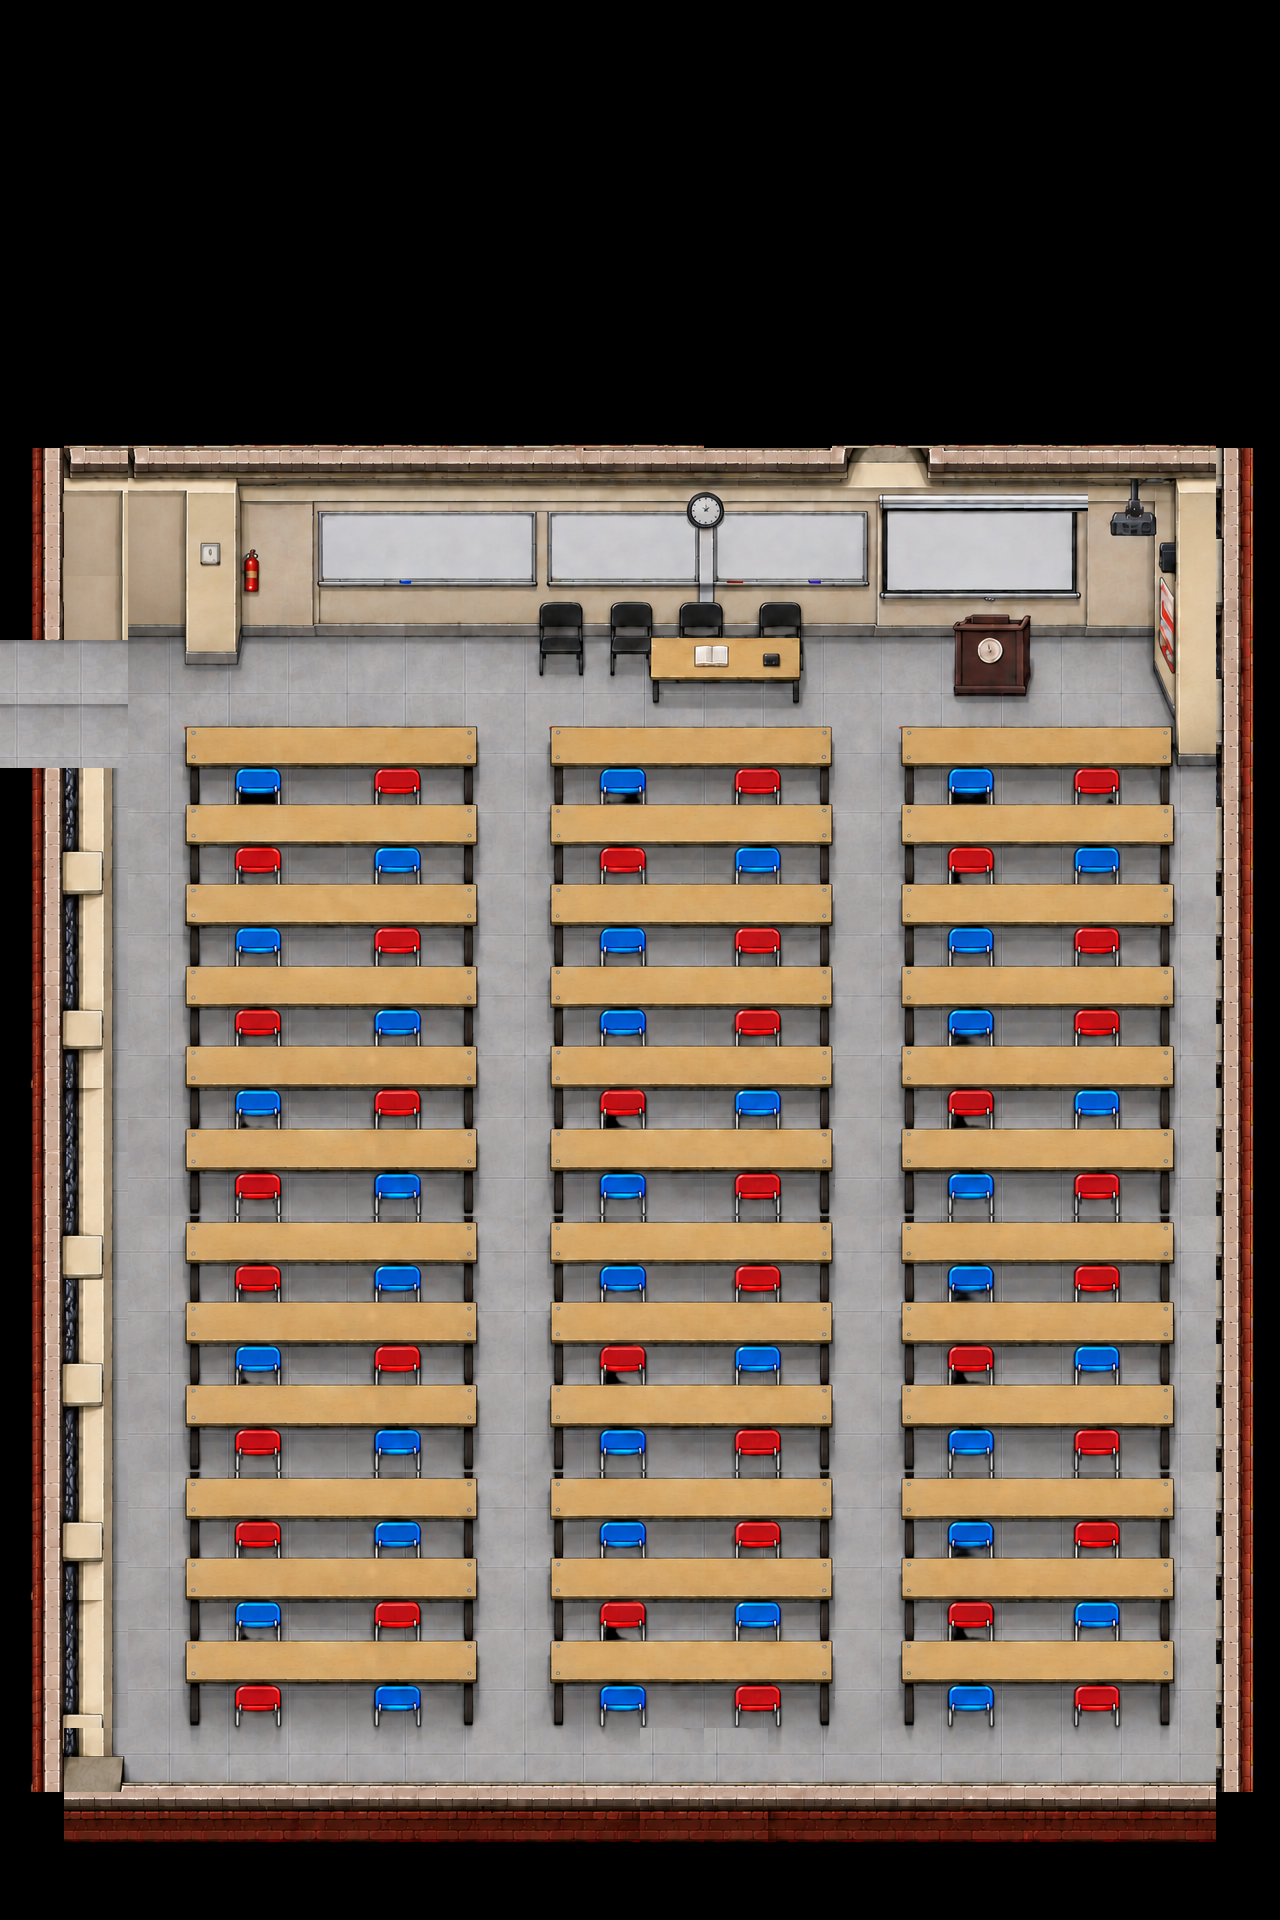

This is a level from a 2D game, rendered from its Tiled map with the project's own tilesets. A one-line summary and the complete map file follow:
An orthogonal 20x30 tile map with 64x64 px tiles, 1 tile layer (Tile Layer 1).

<map version="1.10" tiledversion="1.12.2" orientation="orthogonal" renderorder="right-down" width="20" height="30" tilewidth="64" tileheight="64" infinite="0" nextlayerid="2" nextobjectid="1">
 <tileset firstgid="1" source="../tilesets/class.tsx" />
 <layer id="1" name="Tile Layer 1" width="20" height="30">
  <data encoding="csv">
0,0,0,0,0,0,0,0,0,0,0,0,0,0,0,0,0,0,0,0,
0,0,0,0,0,0,0,0,0,0,0,0,0,0,0,0,0,0,0,0,
0,0,0,0,0,0,0,0,0,0,0,0,0,0,0,0,0,0,0,0,
0,0,0,0,0,0,0,0,0,0,0,0,0,0,0,0,0,0,0,0,
0,0,0,0,0,0,0,0,0,0,0,0,0,0,0,0,0,0,0,0,
0,0,0,0,0,0,0,0,0,0,0,0,0,0,0,0,0,0,0,0,
0,17,17,18,19,20,20,17,18,19,20,0,0,18,18,19,20,19,20,0,
146,28,28,29,30,31,32,31,31,35,36,37,38,39,40,41,41,43,44,287,
146,52,52,53,54,55,56,57,58,59,60,61,62,63,64,65,66,67,68,215,
170,52,76,77,78,79,80,81,82,83,84,85,86,87,88,89,90,91,92,239,
105,105,100,101,102,103,104,105,106,107,108,109,110,111,112,113,114,115,116,263,
105,105,124,125,126,127,128,129,130,131,132,133,134,135,136,137,138,139,140,287,
194,195,148,149,150,151,152,153,154,155,156,157,158,159,160,161,162,163,164,263,
218,219,172,173,174,175,176,177,178,179,180,181,182,183,184,185,186,187,188,287,
242,243,196,197,198,199,200,201,202,203,204,205,206,207,208,209,210,211,212,287,
266,267,220,221,222,223,224,225,226,227,228,229,230,231,232,233,234,235,236,287,
290,291,244,245,246,247,248,249,250,251,252,253,254,255,256,257,258,259,260,287,
242,243,268,269,270,271,272,273,274,275,276,277,278,279,280,281,282,283,284,287,
194,195,292,293,294,295,296,297,298,299,300,301,302,303,304,305,306,307,308,287,
218,219,220,221,222,223,224,225,226,227,228,229,230,231,232,233,234,235,236,287,
194,195,244,245,246,247,248,249,250,251,252,253,254,255,256,257,258,259,260,287,
218,219,268,269,270,271,272,273,274,275,276,277,278,279,280,281,282,283,284,287,
242,243,292,293,294,295,296,297,298,299,300,301,302,303,304,305,306,307,308,287,
266,267,220,221,222,223,224,225,226,227,228,229,230,231,232,233,234,235,236,287,
290,291,244,245,246,247,248,249,250,251,252,253,254,255,256,257,258,259,260,287,
242,243,268,269,270,271,272,273,274,275,276,277,278,279,280,281,282,283,284,287,
266,267,292,293,294,295,296,297,298,299,300,301,302,303,304,305,306,307,308,287,
290,315,316,317,318,319,320,321,322,323,322,322,326,327,328,329,330,331,332,287,
0,341,341,341,342,343,344,345,346,347,343,343,350,351,352,353,354,355,356,0,
0,0,0,0,0,0,0,0,0,0,0,0,0,0,0,0,0,0,0,0
</data>
 </layer>
</map>
